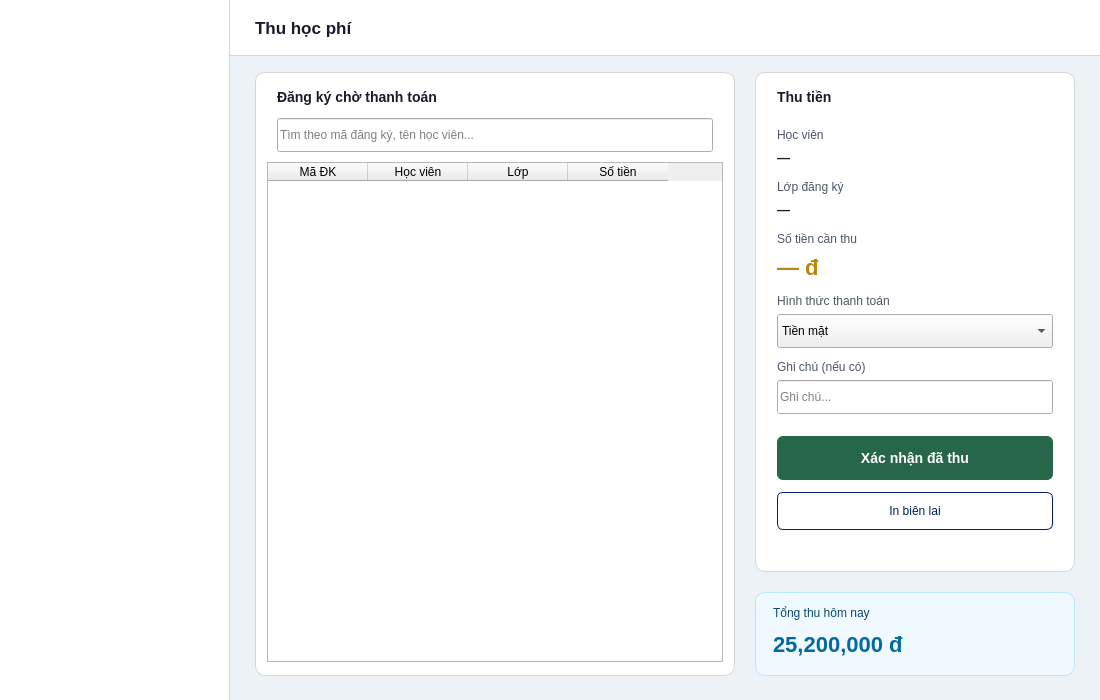
<?xml version="1.0" encoding="UTF-8"?>
<ui version="4.0">
 <class>EmployeePayment</class>
 <widget class="QWidget" name="EmployeePayment">
  <property name="geometry"><rect><x>0</x><y>0</y><width>1100</width><height>700</height></rect></property>
  <property name="minimumSize"><size><width>1100</width><height>700</height></size></property>
  <property name="windowTitle"><string>EAUT - Thu hoc phi</string></property>
  <property name="styleSheet"><string notr="true">QWidget#EmployeePayment { background: #edf2f7; }</string></property>

  <widget class="QFrame" name="sidebar">
   <property name="geometry"><rect><x>0</x><y>0</y><width>230</width><height>700</height></rect></property>
   <property name="styleSheet"><string notr="true">QFrame#sidebar { background: #ffffff; border-right: 1px solid #d2d6dc; }</string></property>
   <property name="frameShape"><enum>QFrame::NoFrame</enum></property>
  </widget>

  <widget class="QFrame" name="contentArea">
   <property name="geometry"><rect><x>230</x><y>0</y><width>870</width><height>700</height></rect></property>
   <property name="styleSheet"><string notr="true">QFrame#contentArea { background: #edf2f7; border: none; }</string></property>
   <property name="frameShape"><enum>QFrame::NoFrame</enum></property>

   <widget class="QFrame" name="headerBar">
    <property name="geometry"><rect><x>0</x><y>0</y><width>870</width><height>56</height></rect></property>
    <property name="styleSheet"><string notr="true">QFrame#headerBar { background: white; border-bottom: 1px solid #d2d6dc; }</string></property>
    <property name="frameShape"><enum>QFrame::NoFrame</enum></property>
    <widget class="QLabel" name="lblPageTitle">
     <property name="geometry"><rect><x>25</x><y>0</y><width>500</width><height>56</height></rect></property>
     <property name="styleSheet"><string notr="true">color: #1a1a2e; font-size: 17px; font-weight: bold; background: transparent;</string></property>
     <property name="text"><string>Thu học phí</string></property>
     <property name="alignment"><set>Qt::AlignLeft|Qt::AlignVCenter</set></property>
    </widget>
   </widget>

   <!-- Pending payments list (left) -->
   <widget class="QFrame" name="pendingPayFrame">
    <property name="geometry"><rect><x>25</x><y>72</y><width>480</width><height>604</height></rect></property>
    <property name="styleSheet"><string notr="true">QFrame#pendingPayFrame { background: white; border: 1px solid #d2d6dc; border-radius: 10px; }</string></property>
    <property name="frameShape"><enum>QFrame::NoFrame</enum></property>

    <widget class="QLabel" name="lblPayTitle">
     <property name="geometry"><rect><x>22</x><y>14</y><width>400</width><height>22</height></rect></property>
     <property name="styleSheet"><string notr="true">color: #1a1a2e; font-size: 14px; font-weight: bold; background: transparent;</string></property>
     <property name="text"><string>Đăng ký chờ thanh toán</string></property>
    </widget>

    <widget class="QLineEdit" name="txtSearchPay">
     <property name="geometry"><rect><x>22</x><y>46</y><width>436</width><height>34</height></rect></property>
     <property name="placeholderText"><string>Tìm theo mã đăng ký, tên học viên...</string></property>
    </widget>

    <widget class="QTableWidget" name="tblPayPending">
     <property name="geometry"><rect><x>12</x><y>90</y><width>456</width><height>500</height></rect></property>
     <property name="alternatingRowColors"><bool>true</bool></property>
     <property name="selectionBehavior"><enum>QAbstractItemView::SelectRows</enum></property>
     <property name="selectionMode"><enum>QAbstractItemView::SingleSelection</enum></property>
     <property name="editTriggers"><set>QAbstractItemView::NoEditTriggers</set></property>
     <property name="showGrid"><bool>false</bool></property>
     <property name="columnCount"><number>4</number></property>
     <column><property name="text"><string>Mã ĐK</string></property></column>
     <column><property name="text"><string>Học viên</string></property></column>
     <column><property name="text"><string>Lớp</string></property></column>
     <column><property name="text"><string>Số tiền</string></property></column>
    </widget>
   </widget>

   <!-- Payment form (right) -->
   <widget class="QFrame" name="payFormFrame">
    <property name="geometry"><rect><x>525</x><y>72</y><width>320</width><height>500</height></rect></property>
    <property name="styleSheet"><string notr="true">QFrame#payFormFrame { background: white; border: 1px solid #d2d6dc; border-radius: 10px; }</string></property>
    <property name="frameShape"><enum>QFrame::NoFrame</enum></property>

    <widget class="QLabel" name="lblPayFormTitle">
     <property name="geometry"><rect><x>22</x><y>14</y><width>280</width><height>22</height></rect></property>
     <property name="styleSheet"><string notr="true">color: #1a1a2e; font-size: 14px; font-weight: bold; background: transparent;</string></property>
     <property name="text"><string>Thu tiền</string></property>
    </widget>

    <widget class="QLabel" name="lblPayStudent">
     <property name="geometry"><rect><x>22</x><y>54</y><width>280</width><height>18</height></rect></property>
     <property name="styleSheet"><string notr="true">color: #4a5568; font-size: 12px; background: transparent;</string></property>
     <property name="text"><string>Học viên</string></property>
    </widget>
    <widget class="QLabel" name="valPayStudent">
     <property name="geometry"><rect><x>22</x><y>74</y><width>280</width><height>22</height></rect></property>
     <property name="styleSheet"><string notr="true">color: #1a1a2e; font-size: 13px; font-weight: bold; background: transparent;</string></property>
     <property name="text"><string>—</string></property>
    </widget>

    <widget class="QLabel" name="lblPayClass">
     <property name="geometry"><rect><x>22</x><y>106</y><width>280</width><height>18</height></rect></property>
     <property name="styleSheet"><string notr="true">color: #4a5568; font-size: 12px; background: transparent;</string></property>
     <property name="text"><string>Lớp đăng ký</string></property>
    </widget>
    <widget class="QLabel" name="valPayClass">
     <property name="geometry"><rect><x>22</x><y>126</y><width>280</width><height>22</height></rect></property>
     <property name="styleSheet"><string notr="true">color: #1a1a2e; font-size: 13px; font-weight: bold; background: transparent;</string></property>
     <property name="text"><string>—</string></property>
    </widget>

    <widget class="QLabel" name="lblPayAmount">
     <property name="geometry"><rect><x>22</x><y>158</y><width>280</width><height>18</height></rect></property>
     <property name="styleSheet"><string notr="true">color: #4a5568; font-size: 12px; background: transparent;</string></property>
     <property name="text"><string>Số tiền cần thu</string></property>
    </widget>
    <widget class="QLabel" name="valPayAmount">
     <property name="geometry"><rect><x>22</x><y>180</y><width>280</width><height>30</height></rect></property>
     <property name="styleSheet"><string notr="true">color: #b8860b; font-size: 22px; font-weight: bold; background: transparent;</string></property>
     <property name="text"><string>— đ</string></property>
    </widget>

    <widget class="QLabel" name="lblPayMethod">
     <property name="geometry"><rect><x>22</x><y>220</y><width>280</width><height>18</height></rect></property>
     <property name="styleSheet"><string notr="true">color: #4a5568; font-size: 12px; background: transparent;</string></property>
     <property name="text"><string>Hình thức thanh toán</string></property>
    </widget>
    <widget class="QComboBox" name="cboPayMethod">
     <property name="geometry"><rect><x>22</x><y>242</y><width>276</width><height>34</height></rect></property>
     <item><property name="text"><string>Tiền mặt</string></property></item>
     <item><property name="text"><string>Chuyển khoản ngân hàng</string></property></item>
     <item><property name="text"><string>VNPay / Momo</string></property></item>
    </widget>

    <widget class="QLabel" name="lblPayNote">
     <property name="geometry"><rect><x>22</x><y>286</y><width>280</width><height>18</height></rect></property>
     <property name="styleSheet"><string notr="true">color: #4a5568; font-size: 12px; background: transparent;</string></property>
     <property name="text"><string>Ghi chú (nếu có)</string></property>
    </widget>
    <widget class="QLineEdit" name="txtPayNote">
     <property name="geometry"><rect><x>22</x><y>308</y><width>276</width><height>34</height></rect></property>
     <property name="placeholderText"><string>Ghi chú...</string></property>
    </widget>

    <widget class="QPushButton" name="btnConfirmPay">
     <property name="geometry"><rect><x>22</x><y>364</y><width>276</width><height>44</height></rect></property>
     <property name="styleSheet"><string notr="true">QPushButton { background: #276749; color: white; border: none; border-radius: 6px; font-size: 14px; font-weight: bold; } QPushButton:hover { background: #1e5038; }</string></property>
     <property name="text"><string>Xác nhận đã thu</string></property>
     <property name="cursor"><cursorShape>PointingHandCursor</cursorShape></property>
    </widget>
    <widget class="QPushButton" name="btnPrintReceipt">
     <property name="geometry"><rect><x>22</x><y>420</y><width>276</width><height>38</height></rect></property>
     <property name="styleSheet"><string notr="true">QPushButton { background: white; color: #002060; border: 1px solid #002060; border-radius: 6px; font-size: 12px; } QPushButton:hover { background: #002060; color: white; }</string></property>
     <property name="text"><string>In biên lai</string></property>
     <property name="cursor"><cursorShape>PointingHandCursor</cursorShape></property>
    </widget>
   </widget>

   <!-- Today summary -->
   <widget class="QFrame" name="todayPayFrame">
    <property name="geometry"><rect><x>525</x><y>592</y><width>320</width><height>84</height></rect></property>
    <property name="styleSheet"><string notr="true">QFrame#todayPayFrame { background: #f0f9ff; border: 1px solid #bae6fd; border-radius: 10px; }</string></property>
    <property name="frameShape"><enum>QFrame::NoFrame</enum></property>
    <widget class="QLabel" name="lblTodayPay">
     <property name="geometry"><rect><x>18</x><y>12</y><width>280</width><height>18</height></rect></property>
     <property name="styleSheet"><string notr="true">color: #0c4a6e; font-size: 12px; background: transparent;</string></property>
     <property name="text"><string>Tổng thu hôm nay</string></property>
    </widget>
    <widget class="QLabel" name="valTodayPay">
     <property name="geometry"><rect><x>18</x><y>34</y><width>280</width><height>36</height></rect></property>
     <property name="styleSheet"><string notr="true">color: #0369a1; font-size: 22px; font-weight: bold; background: transparent;</string></property>
     <property name="text"><string>25,200,000 đ</string></property>
    </widget>
   </widget>

  </widget>
 </widget>
 <resources/>
 <connections/>
</ui>
